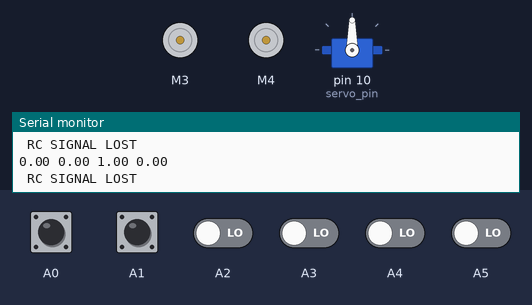
The sketch below on a simulated Arduino Uno, built with avr-gcc and run on an emulated ATmega328P. Shown: 2 × DC motor (green arrow = forward, orange = backward, longer = faster), servo, the last lines printed to the serial monitor. Inputs (shaded band) come from the test bench; at power-on: A0–5 LOW.

Above: at 2.2 s.
2.3 s: A0 driven HIGH
At 2.38 s:
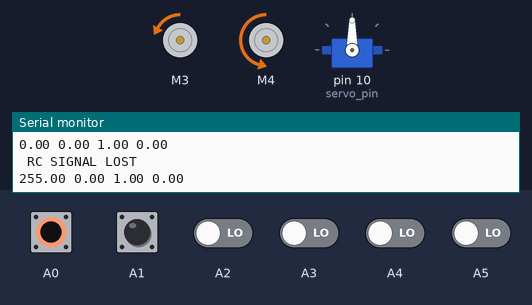
3.9 s: A1 driven HIGH
At 3.98 s:
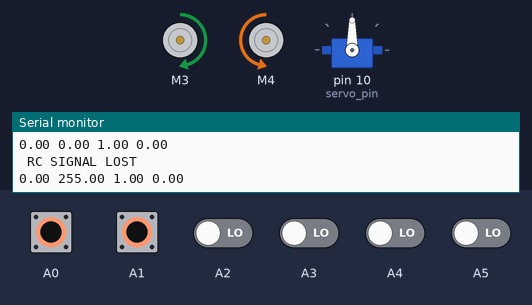
5.5 s: A2 driven HIGH
At 5.6 s:
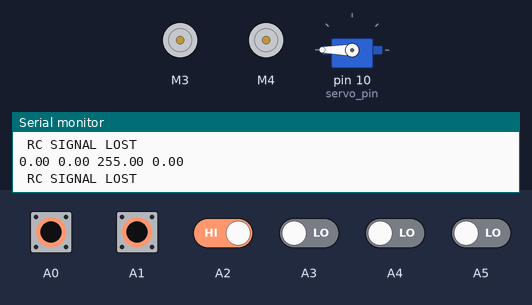
10.1 s: A0 pulsed LOW 2 times (0.12 s each, 0.3 s apart)
At 10.62 s:
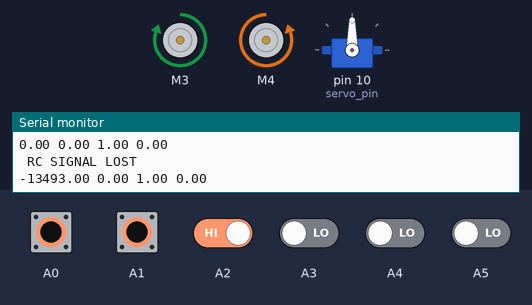
12.2 s: A1 pulsed LOW 5 times (0.12 s each, 0.3 s apart)
At 14.0 s:
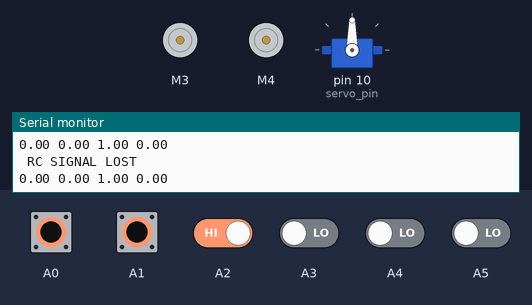
Timing chart, 0 to 15.5 s (numbered marks = the images above; inputs shaded):
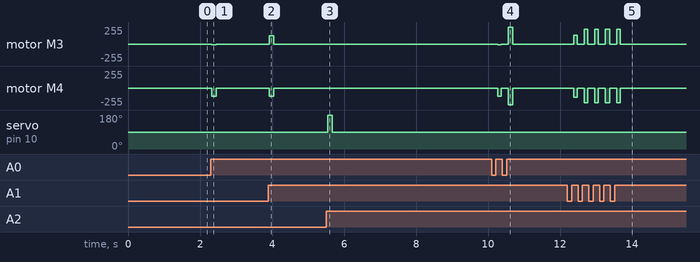

The sketch:

Arduino_RCTank_PWM_DC_motors.ino
```cpp
/* Juni Adi 06/29/2020
 *  A basic and simple code for an arduino based RC tank with an RF receiver, two DC motors, and a servo for fpv camera movement (pan/tilt)
 *  This main code is resposible for steering and rotating servo
 *  For reading and decoding PWM signal I use a script written by Kelvin Nelson with a little tweak to meet my need
 *  The original pwmread_rcfailsafe.ino and a good explanation on how decoding PWM signals using arduino interupt can be found at
 *  https://create.arduino.cc/projecthub/kelvineyeone/read-pwm-decode-rc-receiver-input-and-apply-fail-safe-6b90eb
 */

/* Motors */
#include <AFMotor.h>

AF_DCMotor lMotor(4);
AF_DCMotor rMotor(3);

/*
 *  Servo for Camera Pan
 */
#include <Servo.h>
Servo servo;
const int servo_pin = 10;

unsigned long now;
unsigned long rc_update;

/* Receiver variables
 * CH 1 from RC receiver is for throttle, CH 2 for steering, CH3 for servo control, CH4 not used yet
 */
const int channels = 4;                   // specify the number of receiver channels
float RC_in[channels];                    // an array to store the calibrated input from receiver


void setup() {

  // turn on motor
    rMotor.setSpeed(0);
    lMotor.setSpeed(0);

    rMotor.run(RELEASE);
    lMotor.run(RELEASE);

    servo.attach(servo_pin, 1000, 2000); // attach the servo library to each servo pin, and define min and max uS values
    servo.writeMicroseconds(1500);

    setup_pwmRead();

    Serial.begin(9600);
    delay(1000);
}

void loop() {

    now = millis();

    if(RC_avail() || now - rc_update > 18){   // frame rate FrSky X8R, 18 mS

      /* read PWM from receiver and decode */
      rc_update = now;

      //print_RCpwm();                        // to print raw PWM

      for (int i = 0; i<channels; i++){
        int CH = i+1;

        RC_in[i] = RC_decode(CH);             // decode, calibration, apply deadBand,  and apply failsafe
        Serial.print(RC_in[i]);
        Serial.print(" ");

      }
      Serial.println();


      /* Motor controller */
      int rcThrottle = RC_in[0];
      int rcSteer   = RC_in[1];

      int lThrottle;
      int rThrottle;

      // failsafe
      if(rcThrottle == 0 & rcSteer  == 0 ){

        Serial.print(" RC SIGNAL LOST ");
        Serial.println();

        rMotor.setSpeed(0);
        lMotor.setSpeed(0);

        rMotor.run(RELEASE);
        lMotor.run(RELEASE);
      }


      // move forward
      else if(rcThrottle > 1500 ){
          rcThrottle = map(rcThrottle, 1500,2000,0,255);

          if(rcSteer > 1500){           // forward turn right


            rThrottle= map(rcSteer, 1500,2000,rcThrottle,0);

            rMotor.setSpeed(rThrottle);
            lMotor.setSpeed(rcThrottle);

            rMotor.run(FORWARD);
            lMotor.run(FORWARD);

          }
          else if(rcSteer < 1500 ){   // FORWARD TURN LEFT

            lThrottle = map(rcSteer, 1500,1000, rcThrottle,0);

            lMotor.setSpeed(lThrottle);
            rMotor.setSpeed(rcThrottle);

            rMotor.run(FORWARD);
            lMotor.run(FORWARD);
          }
          else{                       // forward turn left

            rMotor.setSpeed(rcThrottle);
            lMotor.setSpeed(rcThrottle);

            rMotor.run(FORWARD);
            lMotor.run(FORWARD);
          }
      }
       // BACKWARD
      else if(rcThrottle < 1500 && rcThrottle > 0){

          rcThrottle = map(rcThrottle, 1500,1000,0,255);

          if(rcSteer > 1500){           // backward turn right


            lThrottle= map(rcSteer, 1500,2000,rcThrottle,0);

            lMotor.setSpeed(lThrottle);
            rMotor.setSpeed(rcThrottle);

            rMotor.run(BACKWARD);
            lMotor.run(BACKWARD);

          }
          else if(rcSteer < 1500 ){   // backward turn left

            rThrottle = map(rcSteer, 1500,1000, rcThrottle,0);

            rMotor.setSpeed(rThrottle);
            lMotor.setSpeed(rcThrottle);

            rMotor.run(BACKWARD);
            lMotor.run(BACKWARD);
          }

          else{                       // backward straight

            rMotor.setSpeed(rcThrottle);
            lMotor.setSpeed(rcThrottle);

            rMotor.run(BACKWARD);
            lMotor.run(BACKWARD);
          }

      }

       // IDDLE
       else{
          if(rcSteer > 1500){           // rotate right


            rcThrottle= map(rcSteer, 1500,2000,0,255);

            rMotor.setSpeed(rcThrottle);
            lMotor.setSpeed(rcThrottle);

            rMotor.run(BACKWARD);
            lMotor.run(FORWARD);

          }
          else if(rcSteer < 1500){       // rotate left


            rcThrottle= map(rcSteer, 1500,1000,0,255);

            rMotor.setSpeed(rcThrottle);
            lMotor.setSpeed(rcThrottle);

            rMotor.run(FORWARD);
            lMotor.run(BACKWARD);

          }
          else{
            rMotor.run(RELEASE);
            lMotor.run(RELEASE);

          }

       }


      /* Servo controller */

      if(RC_in[2] == 1){ // rc signal lost
          servo.writeMicroseconds(1500);
       }else{
          int servo_uS;
          servo_uS = map(RC_in[2], 1000,2000, 2000,1000);

          servo.writeMicroseconds(servo_uS);

       }

    }
}
```

Source omitted: pwmread_rcfailsafe.ino (24770 bytes)

Measured:
- after the input at 2.3 s, motor M3: stopped → backward 12/255 at once, → stopped 0.12 s later; motor M4: stopped → backward 122/255 at once, → stopped 0.12 s later
- after the input at 3.9 s, motor M3: stopped → forward 122/255 at once, → stopped 0.12 s later; motor M4: stopped → backward 122/255 at once, → stopped 0.12 s later
- after the input at 5.5 s, servo on pin 10 (servo_pin): 90° → 180° at once, → 90° 0.13 s later
- after the input at 10.1 s, motor M3: stopped → backward 14/255 after 0.18 s, → stopped 0.09 s later, → forward 253/255 0.19 s later, → stopped 0.13 s later; motor M4: stopped → backward 121/255 after 0.18 s, → stopped 0.09 s later, → backward 253/255 0.19 s later, → stopped 0.13 s later
- after the input at 12.2 s, motor M3: stopped → forward 135/255 after 0.18 s, then repeats every 0.29 s: stopped 0.19 s, forward 222/255 0.10 s, until it stays stopped from 13.7 s; motor M4: stopped → backward 135/255 after 0.18 s, then repeats every 0.29 s: stopped 0.19 s, backward 222/255 0.10 s, until it stays stopped from 13.7 s
